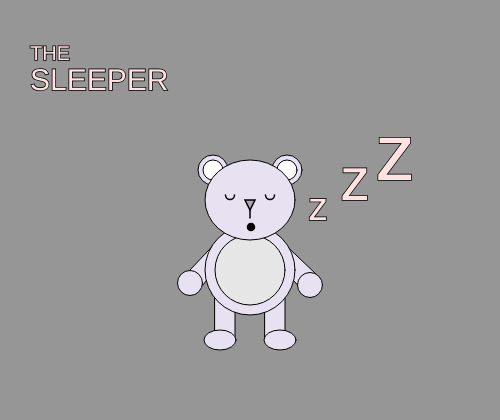
Frame 1 (no input)
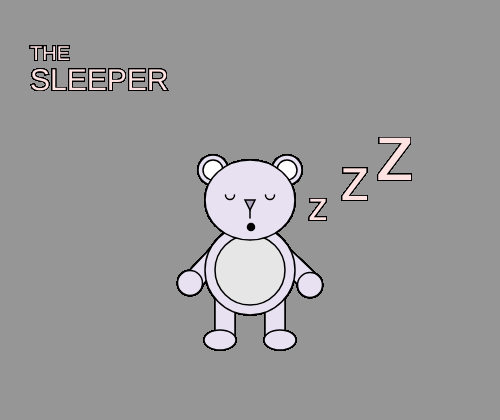
Frame 60 (no input)
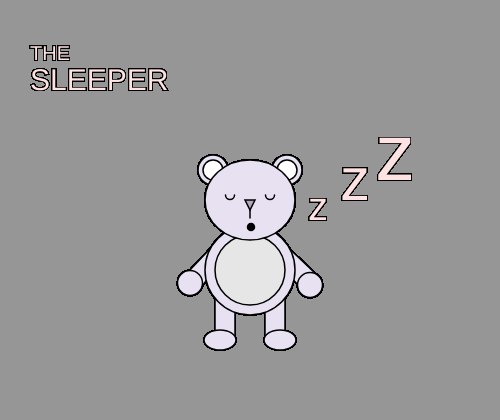
Frame 120 (the mouse pressed at the canvas centre since frame 60)

The p5.js sketch that drew these frames (run headless with seeded random() and noise() and a simulated clock; from frame 60 on, the mouse is pressed at the canvas centre):

// p5.js sketch
// ── sketch.js
/**
* Aileen Lian <al7168@bard.edu>
* 9 Feb 2017
* IDEA 135
* Sketch 4: Avatar
* I worked alone on this assignment.
* Reflection: I initially wanted to create a different kind of character for my avatar (a maybe a little fairy, or a waffle, etc.), but I realized that it'd be too difficult without further skill learning. I wanted to create a simple but aesthetically pleasing avatar that. Creating this avatar also forced me to visualize images in terms of coordinates, which was challenging but very beneficial. 
*/

function setup() {
createCanvas(500, 420);
background(150, 150, 150);
}

function draw() {
stroke(0);
//ears
    fill(231, 225, 242);
ellipse(287, 170, 30, 30); 
ellipse(213, 170, 30, 30); 
    fill(255, 255, 255);
ellipse(287, 170, 20, 20);   
ellipse(213, 170, 20, 20);

//arms
    fill(231, 225, 242);
quad(190, 270, 223, 235, 240, 235, 203, 285);
quad(270, 255, 275, 235, 318, 276, 300, 287);
    
    fill(231, 225, 242);
ellipse(310, 285, 25, 25);
ellipse(190, 283, 25, 25);
    
//legs
rect(215, 290, 20, 50);
rect(265, 290, 20, 50);
ellipse(220, 340, 32, 20);
ellipse(280, 340, 32, 20);
    
//body
    fill(231, 225, 242);
ellipse(250, 270, 90, 90); 
    fill(230, 230, 230);
ellipse(250, 270, 70, 70);

//head
    fill(231, 225, 242);
ellipse(250, 200, 90, 80);
    
//eyes
    strokeWeight(1.5);
arc(230, 195, 9, 9, 0, radians(180));
arc(270, 195, 9, 9, 0, radians(180));

//nose
    fill(173, 166, 188);
triangle(245, 200, 255, 200, 250, 210);
line(250, 210, 250, 218);
    
//mouth
    fill(0, 0, 0)
ellipse(251, 227, 7, 7);
    
//text
fill(255, 226, 226);
    
textSize(40);
text("z", 308, 220);

textSize(60);
text("z", 340, 200);
    
textSize(80);
text("z", 375, 180);
    
textSize(20);
text("THE", 30, 60);

textSize(30);
text("SLEEPER", 30, 90);
    

}
